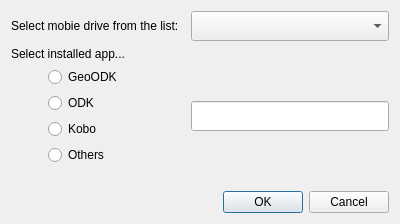
<?xml version="1.0" encoding="UTF-8"?>
<ui version="4.0">
 <class>Dialog</class>
 <widget class="QDialog" name="Dialog">
  <property name="geometry">
   <rect>
    <x>0</x>
    <y>0</y>
    <width>400</width>
    <height>224</height>
   </rect>
  </property>
  <property name="windowTitle">
   <string>Upload Mobile Form</string>
  </property>
  <layout class="QGridLayout" name="gridLayout">
   <item row="1" column="0">
    <widget class="QLabel" name="label">
     <property name="text">
      <string>Select mobie drive from the list:</string>
     </property>
    </widget>
   </item>
   <item row="5" column="2">
    <widget class="QDialogButtonBox" name="buttonBox">
     <property name="orientation">
      <enum>Qt::Horizontal</enum>
     </property>
     <property name="standardButtons">
      <set>QDialogButtonBox::Cancel|QDialogButtonBox::Ok</set>
     </property>
    </widget>
   </item>
   <item row="1" column="2">
    <widget class="QComboBox" name="cbo_path">
     <property name="minimumSize">
      <size>
       <width>0</width>
       <height>30</height>
      </size>
     </property>
    </widget>
   </item>
   <item row="3" column="2">
    <widget class="QLineEdit" name="txt_path">
     <property name="minimumSize">
      <size>
       <width>0</width>
       <height>30</height>
      </size>
     </property>
    </widget>
   </item>
   <item row="3" column="0" colspan="2">
    <layout class="QGridLayout" name="gridLayout_2">
     <item row="0" column="0">
      <widget class="QRadioButton" name="geoodk">
       <property name="text">
        <string>GeoODK</string>
       </property>
      </widget>
     </item>
     <item row="1" column="0">
      <widget class="QRadioButton" name="odk">
       <property name="text">
        <string>ODK</string>
       </property>
      </widget>
     </item>
     <item row="2" column="0">
      <widget class="QRadioButton" name="kobo">
       <property name="text">
        <string>Kobo</string>
       </property>
      </widget>
     </item>
     <item row="3" column="0">
      <widget class="QRadioButton" name="rbother">
       <property name="maximumSize">
        <size>
         <width>100</width>
         <height>16777215</height>
        </size>
       </property>
       <property name="text">
        <string>Others</string>
       </property>
      </widget>
     </item>
    </layout>
   </item>
   <item row="2" column="0">
    <widget class="QLabel" name="label_2">
     <property name="text">
      <string>Select installed app...</string>
     </property>
    </widget>
   </item>
   <item row="4" column="2">
    <widget class="QLabel" name="txt_feedback">
     <property name="text">
      <string/>
     </property>
    </widget>
   </item>
   <item row="0" column="0" colspan="3">
    <layout class="QVBoxLayout" name="verticalLayout"/>
   </item>
  </layout>
 </widget>
 <resources/>
 <connections>
  <connection>
   <sender>buttonBox</sender>
   <signal>accepted()</signal>
   <receiver>Dialog</receiver>
   <slot>accept()</slot>
   <hints>
    <hint type="sourcelabel">
     <x>248</x>
     <y>254</y>
    </hint>
    <hint type="destinationlabel">
     <x>157</x>
     <y>274</y>
    </hint>
   </hints>
  </connection>
  <connection>
   <sender>buttonBox</sender>
   <signal>rejected()</signal>
   <receiver>Dialog</receiver>
   <slot>reject()</slot>
   <hints>
    <hint type="sourcelabel">
     <x>316</x>
     <y>260</y>
    </hint>
    <hint type="destinationlabel">
     <x>286</x>
     <y>274</y>
    </hint>
   </hints>
  </connection>
 </connections>
</ui>
